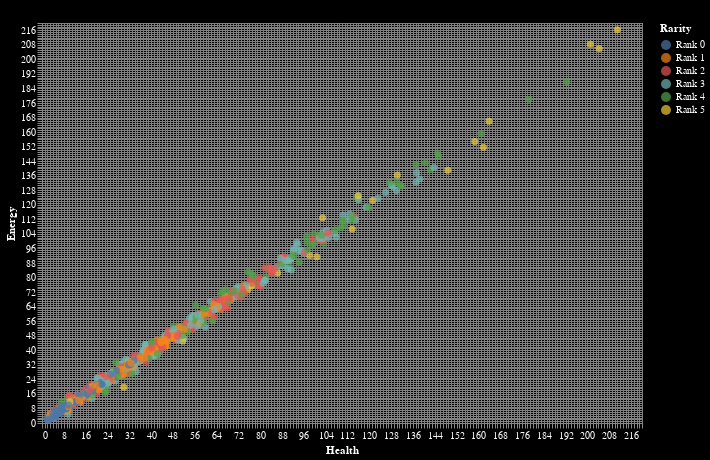

Source (notebook cell):
### Code cell
chart = alt.Chart(df).mark_circle(size=50).encode(
    x=alt.X('Health', axis=alt.Axis(grid=True, tickCount=160)),
    y=alt.Y('Energy', axis=alt.Axis(grid=True, tickCount=160)),
    color='Rarity',
    tooltip=['Name', 'Type', 'Level', 'Rarity', 'Damage', 'Health', 'Energy', 'Sanity']
).properties(
    width=600,
    height=400,
    background='black',
    title="Monster Health vs. Energy by Rarity"
).configure_axis(
    labelColor='white',
    titleColor='white',
    gridColor='gray'
).configure_legend(
    labelColor='white',
    titleColor='white'
)

chart

### Figure 1 — Vega-Lite specification as saved in the notebook (floating-point values rounded to 4 significant figures; data arrays with more than 128 entries replaced by an {"elided": "..."} marker saying what was removed)
{"config": {"view": {"continuousWidth": 300, "continuousHeight": 300}, "axis": {"gridColor": "gray", "labelColor": "white", "titleColor": "white"}, "legend": {"labelColor": "white", "titleColor": "white"}}, "data": {"name": "data-02567f763f1b59b666e5aecaa2c9f157"}, "mark": {"type": "circle", "size": 50}, "background": "black", "encoding": {"color": {"field": "Rarity", "type": "nominal"}, "tooltip": [{"field": "Name", "type": "nominal"}, {"field": "Type", "type": "nominal"}, {"field": "Level", "type": "quantitative"}, {"field": "Rarity", "type": "nominal"}, {"field": "Damage", "type": "nominal"}, {"field": "Health", "type": "quantitative"}, {"field": "Energy", "type": "quantitative"}, {"field": "Sanity", "type": "quantitative"}], "x": {"axis": {"grid": true, "tickCount": 160}, "field": "Health", "type": "quantitative"}, "y": {"axis": {"grid": true, "tickCount": 160}, "field": "Energy", "type": "quantitative"}}, "height": 400, "title": "Monster Health vs. Energy by Rarity", "width": 600, "$schema": "https://vega.github.io/schema/vega-lite/v5.20.1.json", "datasets": {"data-02567f763f1b59b666e5aecaa2c9f157": {"elided": "1000 records"}}}
